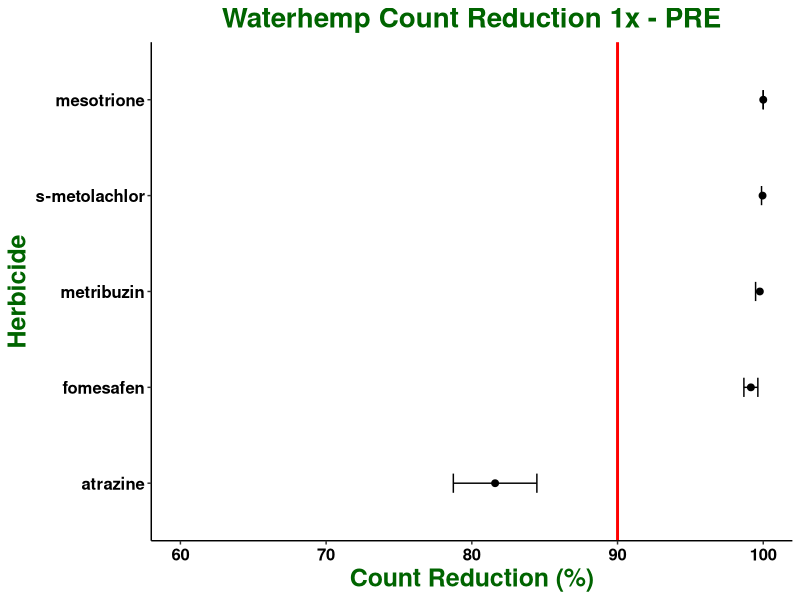

The R script that drew this image: (Note: this script raises an error after producing the figure.)
## ---- chunk 1

knitr::opts_chunk$set(echo = TRUE)
library(ggplot2)

## ---- chunk 2

waterhemp <- read.csv("All PRE_Reduction_1x.csv")

str(waterhemp)

waterhemp$run <- as.factor(waterhemp$run)

waterhemp$pop <- as.factor(waterhemp$pop)

waterhemp$herb <- as.factor(waterhemp$herb)

waterhemp$rate <- as.factor(waterhemp$rate)

waterhemp$rep <- as.factor(waterhemp$rep)

str(waterhemp)

## ---- chunk 3

## Summarizes data.
## Gives count, mean, standard deviation, standard error of the mean, and confidence interval (default 95%).
##   data: a data frame.
##   measurevar: the name of a column that contains the variable to be summarized
##   groupvars: a vector containing names of columns that contain grouping variables
##   na.rm: a boolean that indicates whether to ignore NA's
##   conf.interval: the percent range of the confidence interval (default is 95%)
summarySE <- function(data=NULL, measurevar, groupvars=NULL, na.rm=TRUE,
                      conf.interval=.95, .drop=TRUE) {
    library(plyr)

    # New version of length which can handle NA's: if na.rm==T, don't count them
    length2 <- function (x, na.rm=TRUE) {
        if (na.rm) sum(!is.na(x))
        else       length(x)
    }

    # This does the summary. For each group's data frame, return a vector with
    # N, mean, and sd
    datac <- ddply(data, groupvars, .drop=.drop,
      .fun = function(xx, col) {
        c(N    = length2(xx[[col]], na.rm=na.rm),
          mean = mean   (xx[[col]], na.rm=na.rm),
          sd   = sd     (xx[[col]], na.rm=na.rm)
        )
      },
      measurevar
    )

    # Rename the "mean" column    
    datac <- rename(datac, c("mean" = measurevar))

    datac$se <- datac$sd / sqrt(datac$N)  # Calculate standard error of the mean

    # Confidence interval multiplier for standard error
    # Calculate t-statistic for confidence interval: 
    # e.g., if conf.interval is .95, use .975 (above/below), and use df=N-1
    ciMult <- qt(conf.interval/2 + .5, datac$N-1)
    datac$ci <- datac$se * ciMult

    return(datac)
}

## ---- chunk 4

summary <- summarySE(waterhemp, measurevar = "count_red", groupvars = "herb")

summary

## ---- chunk 5

ggplot(summary, aes(x = count_red*100, y = reorder(herb, count_red))) + xlim(60, 100) +
  geom_point(size = 2) + 
  geom_vline(xintercept = 90, size = 1, colour = "red") +
  geom_errorbar(aes(xmin = (count_red*100) - (ci*100), xmax = (count_red*100) + (ci*100), width = 0.2)) + 
  labs(title = "Waterhemp Count Reduction 1x - PRE", x = "Count Reduction (%)", y = "Herbicide") + 
  theme_classic() + 
  theme (plot.title = element_text(face = "bold", hjust = 0.5, size = 20, colour = "darkgreen"), 
         axis.title = element_text(face = "bold", size = 18, colour = "darkgreen"), 
         axis.text = element_text(face = "bold", size = 12, colour = "black")) +
  ggsave("All PRE 1x_RAW COUNTRED.jpeg", units="in", width=8, height=5, dpi=600)

